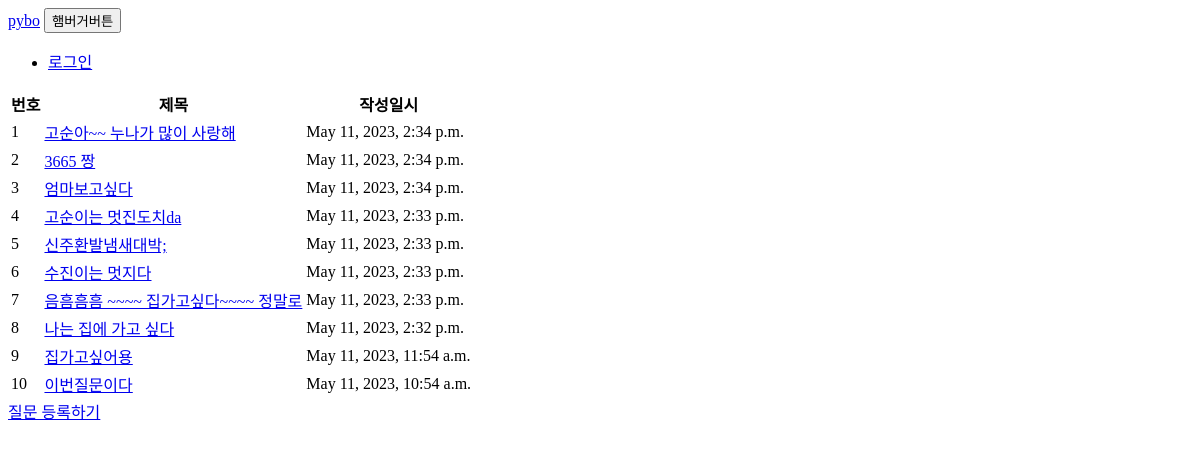
The page /pybo/ on the database as committed earlier.
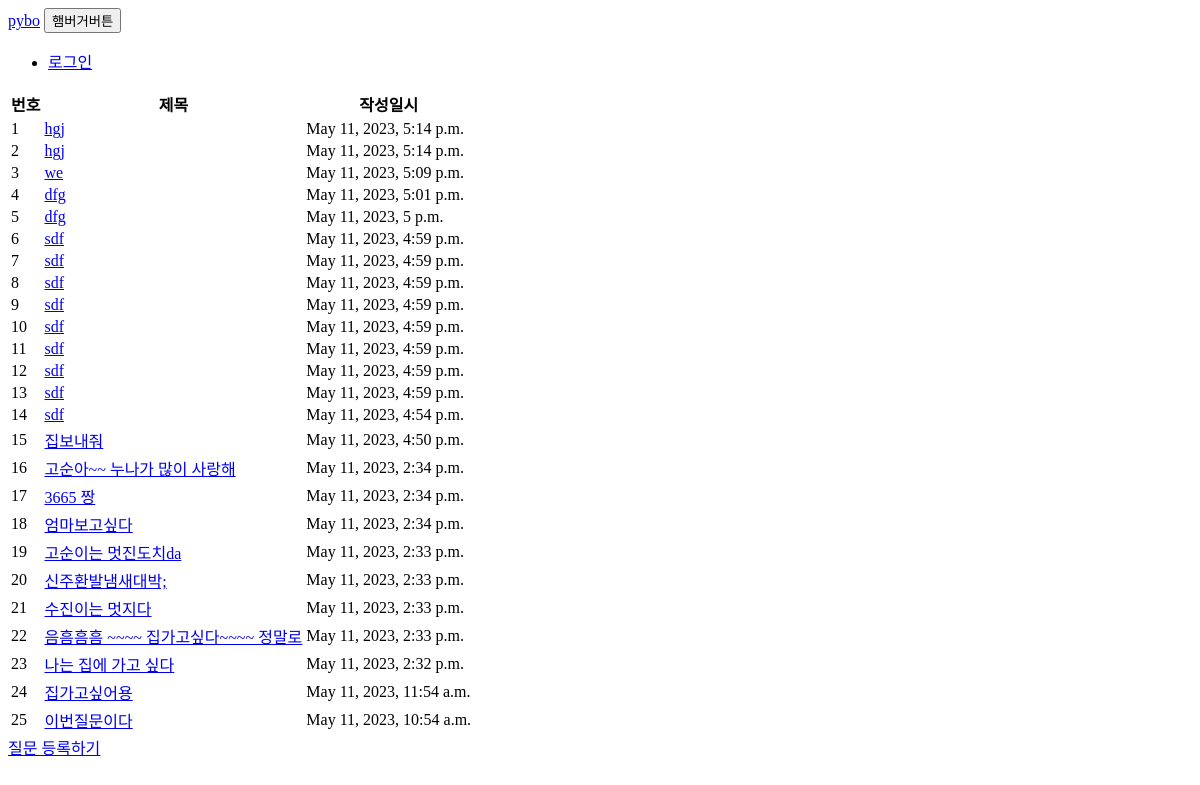
The same page on the database as committed later.
### pybo/models.py (models this page shows, shortened)
class Question(models.Model):
    subject = models.CharField(max_length=200)
    content = models.TextField()
    create_date = models.DateTimeField()

### pybo/views.py (the view)
# urls.py: path('', views.index, name='index'),
def index(request):
    page = request.GET.get('page', '1')
    question_list = Question.objects.order_by('-create_date')
    paginator = Paginator(question_list, 10)
    page_obj = paginator.get_page(page)
    context = {'question_list': question_list}
    return render(request, 'pybo/question_list.html', context)

### templates/pybo/question_list.html
{% extends 'base.html' %}
{% block content %}
<div>
    <table>
        <tr>
            <th>번호</th>
            <th>제목</th>
            <th>작성일시</th>
        </tr>
        <tbody>
        {% if question_list %}
        {% for question in question_list %}
        <tr>
            <td>{{ forloop.counter }}</td>
            <td><a href="{% url 'pybo:detail' question.id %}">{{ question.subject }}</a></td>
            <td>{{ question.create_date }}</td>
        </tr>
        {% endfor %}
        {% else %}
        <tr>
            <td colspan="3">질문이 없습니다.</td>
        </tr>
        {% endif %}
        </tbody>
    </table>
    <a href="{% url 'pybo:question_create' %}">질문 등록하기</a>
</div>
{% endblock %}

### templates/base.html (shortened to what this page needs)
{% load static %}
<!doctype html>
<html lang="ko">
<head>
</head>
<body>
{% include "navbar.html" %}
{% block content %}
{% endblock %}
</body>
</html>

### templates/navbar.html
<nav>
    <a href="{% url 'pybo:index' %}">pybo</a>
    <button>햄버거버튼</button>
    <ul>
        <li><a href="#">로그인</a></li>
    </ul>
</nav>

Rows that differ between the two databases and show on the page:
added Question: subject "hgj", create_date "May 11, 2023, 5:14 p.m."
added Question: subject "hgj", create_date "May 11, 2023, 5:14 p.m."
added Question: subject "we", create_date "May 11, 2023, 5:09 p.m."
added Question: subject "dfg", create_date "May 11, 2023, 5:01 p.m."
added Question: subject "dfg", create_date "May 11, 2023, 5 p.m."
added Question: subject "sdf", create_date "May 11, 2023, 4:59 p.m."
added Question: subject "sdf", create_date "May 11, 2023, 4:59 p.m."
added Question: subject "sdf", create_date "May 11, 2023, 4:59 p.m."
added Question: subject "sdf", create_date "May 11, 2023, 4:59 p.m."
added Question: subject "sdf", create_date "May 11, 2023, 4:59 p.m."
added Question: subject "sdf", create_date "May 11, 2023, 4:59 p.m."
added Question: subject "sdf", create_date "May 11, 2023, 4:59 p.m."
added Question: subject "sdf", create_date "May 11, 2023, 4:59 p.m."
added Question: subject "sdf", create_date "May 11, 2023, 4:54 p.m."
added Question: subject "집보내줘", create_date "May 11, 2023, 4:50 p.m."
